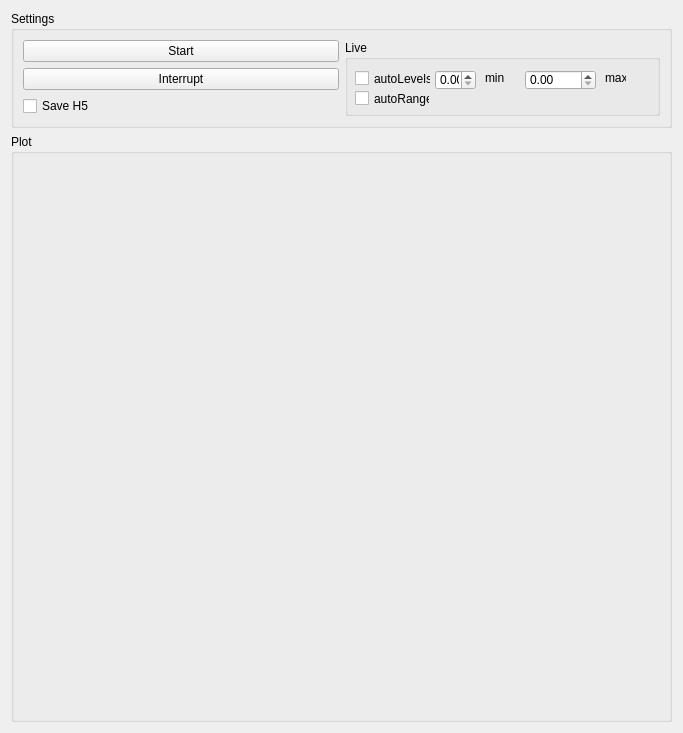
<?xml version="1.0" encoding="UTF-8"?>
<ui version="4.0">
 <class>Form</class>
 <widget class="QWidget" name="Form">
  <property name="geometry">
   <rect>
    <x>0</x>
    <y>0</y>
    <width>683</width>
    <height>733</height>
   </rect>
  </property>
  <property name="windowTitle">
   <string>Form</string>
  </property>
  <layout class="QGridLayout" name="gridLayout_2" rowstretch="0,1">
   <item row="1" column="0">
    <widget class="QGroupBox" name="plot_groupBox">
     <property name="title">
      <string>Plot</string>
     </property>
     <layout class="QVBoxLayout" name="verticalLayout"/>
    </widget>
   </item>
   <item row="0" column="0">
    <widget class="QGroupBox" name="settings_groupBox">
     <property name="title">
      <string>Settings</string>
     </property>
     <layout class="QGridLayout" name="gridLayout">
      <item row="2" column="0">
       <widget class="QCheckBox" name="save_h5_checkBox">
        <property name="text">
         <string>Save H5</string>
        </property>
       </widget>
      </item>
      <item row="1" column="0">
       <widget class="QPushButton" name="interrupt_pushButton">
        <property name="text">
         <string>Interrupt</string>
        </property>
       </widget>
      </item>
      <item row="0" column="0">
       <widget class="QPushButton" name="start_pushButton">
        <property name="text">
         <string>Start</string>
        </property>
       </widget>
      </item>
      <item row="0" column="1" rowspan="3">
       <widget class="QGroupBox" name="Live_groupBox">
        <property name="title">
         <string>Live</string>
        </property>
        <widget class="QCheckBox" name="autoLevels_checkBox">
         <property name="geometry">
          <rect>
           <x>10</x>
           <y>30</y>
           <width>76</width>
           <height>17</height>
          </rect>
         </property>
         <property name="text">
          <string>autoLevels</string>
         </property>
        </widget>
        <widget class="QDoubleSpinBox" name="min_doubleSpinBox">
         <property name="geometry">
          <rect>
           <x>90</x>
           <y>30</y>
           <width>41</width>
           <height>20</height>
          </rect>
         </property>
        </widget>
        <widget class="QDoubleSpinBox" name="max_doubleSpinBox">
         <property name="geometry">
          <rect>
           <x>180</x>
           <y>30</y>
           <width>71</width>
           <height>20</height>
          </rect>
         </property>
        </widget>
        <widget class="QLabel" name="label_max">
         <property name="geometry">
          <rect>
           <x>140</x>
           <y>30</y>
           <width>21</width>
           <height>16</height>
          </rect>
         </property>
         <property name="text">
          <string>min</string>
         </property>
        </widget>
        <widget class="QLabel" name="label_min">
         <property name="geometry">
          <rect>
           <x>260</x>
           <y>30</y>
           <width>21</width>
           <height>16</height>
          </rect>
         </property>
         <property name="text">
          <string>max</string>
         </property>
        </widget>
        <widget class="QCheckBox" name="autoRange_checkBox">
         <property name="geometry">
          <rect>
           <x>10</x>
           <y>50</y>
           <width>75</width>
           <height>17</height>
          </rect>
         </property>
         <property name="text">
          <string>autoRange</string>
         </property>
        </widget>
        <zorder>label_max</zorder>
        <zorder>autoLevels_checkBox</zorder>
        <zorder>min_doubleSpinBox</zorder>
        <zorder>max_doubleSpinBox</zorder>
        <zorder>label_min</zorder>
        <zorder>autoRange_checkBox</zorder>
       </widget>
      </item>
     </layout>
    </widget>
   </item>
  </layout>
 </widget>
 <resources/>
 <connections/>
</ui>
